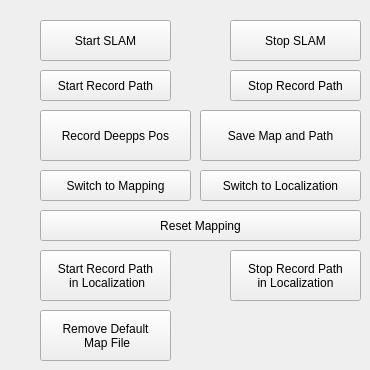
        <widget class="QWidget" name="tabSlam">
         <attribute name="title">
          <string>SLAM</string>
         </attribute>
         <widget class="QPushButton" name="startSlam">
          <property name="geometry">
           <rect>
            <x>40</x>
            <y>20</y>
            <width>131</width>
            <height>41</height>
           </rect>
          </property>
          <property name="text">
           <string>Start SLAM</string>
          </property>
         </widget>
         <widget class="QPushButton" name="stopSlam">
          <property name="geometry">
           <rect>
            <x>230</x>
            <y>20</y>
            <width>131</width>
            <height>41</height>
           </rect>
          </property>
          <property name="text">
           <string>Stop SLAM</string>
          </property>
         </widget>
         <widget class="QPushButton" name="startRecordPath">
          <property name="geometry">
           <rect>
            <x>40</x>
            <y>70</y>
            <width>131</width>
            <height>31</height>
           </rect>
          </property>
          <property name="text">
           <string>Start Record Path</string>
          </property>
         </widget>
         <widget class="QPushButton" name="stopRecordPath">
          <property name="geometry">
           <rect>
            <x>230</x>
            <y>70</y>
            <width>131</width>
            <height>31</height>
           </rect>
          </property>
          <property name="text">
           <string>Stop Record Path</string>
          </property>
         </widget>
         <widget class="QPushButton" name="saveMapPath">
          <property name="geometry">
           <rect>
            <x>200</x>
            <y>110</y>
            <width>161</width>
            <height>51</height>
           </rect>
          </property>
          <property name="text">
           <string>Save Map and Path</string>
          </property>
         </widget>
         <widget class="QPushButton" name="switchMapping">
          <property name="geometry">
           <rect>
            <x>40</x>
            <y>170</y>
            <width>151</width>
            <height>31</height>
           </rect>
          </property>
          <property name="text">
           <string>Switch to Mapping</string>
          </property>
         </widget>
         <widget class="QPushButton" name="switchLocalization">
          <property name="geometry">
           <rect>
            <x>200</x>
            <y>170</y>
            <width>161</width>
            <height>31</height>
           </rect>
          </property>
          <property name="text">
           <string>Switch to Localization</string>
          </property>
         </widget>
         <widget class="QPushButton" name="resetMapping">
          <property name="geometry">
           <rect>
            <x>40</x>
            <y>210</y>
            <width>321</width>
            <height>31</height>
           </rect>
          </property>
          <property name="text">
           <string>Reset Mapping</string>
          </property>
         </widget>
         <widget class="QPushButton" name="startRecordPathInLocalization">
          <property name="geometry">
           <rect>
            <x>40</x>
            <y>250</y>
            <width>131</width>
            <height>51</height>
           </rect>
          </property>
          <property name="text">
           <string>Start Record Path 
 in Localization</string>
          </property>
         </widget>
         <widget class="QPushButton" name="stopRecordPathInLocalization">
          <property name="geometry">
           <rect>
            <x>230</x>
            <y>250</y>
            <width>131</width>
            <height>51</height>
           </rect>
          </property>
          <property name="text">
           <string>Stop Record Path 
in Localization</string>
          </property>
         </widget>
         <widget class="QPushButton" name="recordDeeppsStartPos">
          <property name="geometry">
           <rect>
            <x>40</x>
            <y>110</y>
            <width>151</width>
            <height>51</height>
           </rect>
          </property>
          <property name="text">
           <string>Record Deepps Pos</string>
          </property>
         </widget>
         <widget class="QPushButton" name="removeDefaultMapFile">
          <property name="geometry">
           <rect>
            <x>40</x>
            <y>310</y>
            <width>131</width>
            <height>51</height>
           </rect>
          </property>
          <property name="text">
           <string>Remove Default 
 Map File</string>
          </property>
         </widget>
        </widget>
